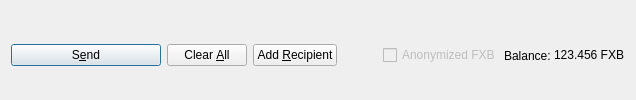
         <widget class="QFrame" name="frame_Send">
          <layout class="QHBoxLayout" name="horizontalLayout">
           <property name="bottomMargin">
            <number>0</number>
           </property>
           <item>
            <widget class="QPushButton" name="sendButton">
             <property name="minimumSize">
              <size>
               <width>150</width>
               <height>0</height>
              </size>
             </property>
             <property name="toolTip">
              <string>Confirm the send action</string>
             </property>
             <property name="text">
              <string>S&amp;end</string>
             </property>
             <property name="icon">
              <iconset resource="../fxb.qrc">
               <normaloff>:/icons/send</normaloff>:/icons/send</iconset>
             </property>
             <property name="autoDefault">
              <bool>false</bool>
             </property>
             <property name="default">
              <bool>true</bool>
             </property>
            </widget>
           </item>
           <item>
            <widget class="QPushButton" name="clearButton">
             <property name="sizePolicy">
              <sizepolicy hsizetype="Minimum" vsizetype="Fixed">
               <horstretch>0</horstretch>
               <verstretch>0</verstretch>
              </sizepolicy>
             </property>
             <property name="toolTip">
              <string>Clear all fields of the form.</string>
             </property>
             <property name="text">
              <string>Clear &amp;All</string>
             </property>
             <property name="icon">
              <iconset resource="../fxb.qrc">
               <normaloff>:/icons/remove</normaloff>:/icons/remove</iconset>
             </property>
             <property name="autoDefault">
              <bool>false</bool>
             </property>
            </widget>
           </item>
           <item>
            <widget class="QPushButton" name="addButton">
             <property name="toolTip">
              <string>Send to multiple recipients at once</string>
             </property>
             <property name="text">
              <string>Add &amp;Recipient</string>
             </property>
             <property name="icon">
              <iconset resource="../fxb.qrc">
               <normaloff>:/icons/add</normaloff>:/icons/add</iconset>
             </property>
             <property name="autoDefault">
              <bool>false</bool>
             </property>
            </widget>
           </item>
           <item>
            <spacer name="horizontalSpacer">
             <property name="orientation">
              <enum>Qt::Horizontal</enum>
             </property>
             <property name="sizeHint" stdset="0">
              <size>
               <width>40</width>
               <height>20</height>
              </size>
             </property>
            </spacer>
           </item>
           <item>
            <layout class="QHBoxLayout" name="horizontalLayout_2">
             <property name="spacing">
              <number>3</number>
             </property>
             <item>
              <widget class="QCheckBox" name="checkzFXB">
               <property name="enabled">
                <bool>false</bool>
               </property>
               <property name="text">
                <string>Anonymized FXB</string>
               </property>
              </widget>
             </item>
             <item>
              <widget class="QLabel" name="label">
               <property name="text">
                <string>Balance:</string>
               </property>
              </widget>
             </item>
             <item>
              <widget class="QLabel" name="labelBalance">
               <property name="sizePolicy">
                <sizepolicy hsizetype="Preferred" vsizetype="Fixed">
                 <horstretch>0</horstretch>
                 <verstretch>0</verstretch>
                </sizepolicy>
               </property>
               <property name="cursor">
                <cursorShape>IBeamCursor</cursorShape>
               </property>
               <property name="text">
                <string notr="true">123.456 FXB</string>
               </property>
               <property name="textInteractionFlags">
                <set>Qt::LinksAccessibleByMouse|Qt::TextSelectableByKeyboard|Qt::TextSelectableByMouse</set>
               </property>
              </widget>
             </item>
            </layout>
           </item>
          </layout>
         </widget>
